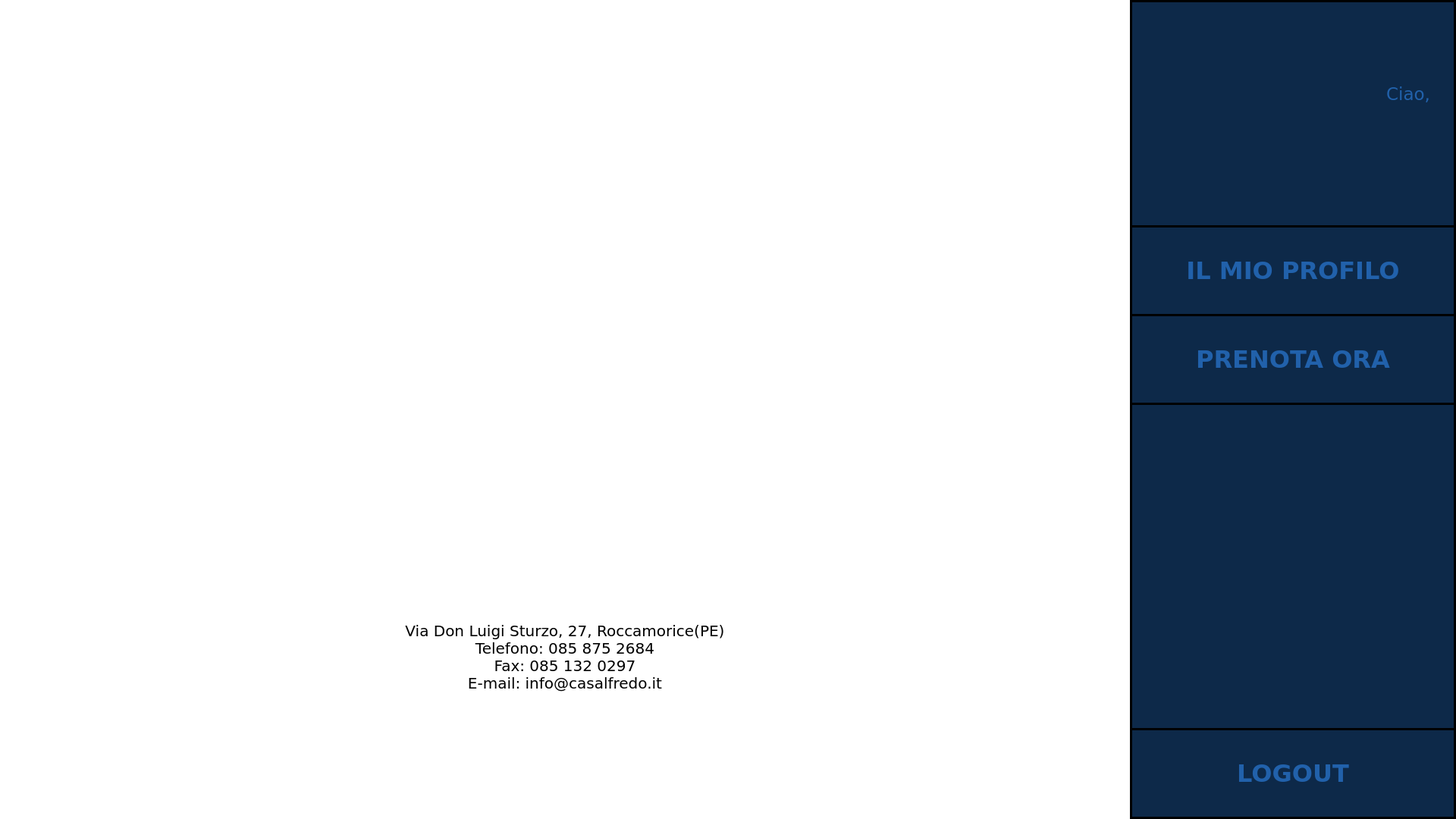
<?xml version="1.0" encoding="UTF-8"?>
<ui version="4.0">
 <class>homePazienteAperto</class>
 <widget class="QWidget" name="homePazienteAperto">
  <property name="geometry">
   <rect>
    <x>0</x>
    <y>0</y>
    <width>1920</width>
    <height>1080</height>
   </rect>
  </property>
  <property name="minimumSize">
   <size>
    <width>1920</width>
    <height>1080</height>
   </size>
  </property>
  <property name="maximumSize">
   <size>
    <width>1920</width>
    <height>1080</height>
   </size>
  </property>
  <property name="palette">
   <palette>
    <active>
     <colorrole role="Button">
      <brush brushstyle="SolidPattern">
       <color alpha="255">
        <red>255</red>
        <green>255</green>
        <blue>255</blue>
       </color>
      </brush>
     </colorrole>
     <colorrole role="Base">
      <brush brushstyle="SolidPattern">
       <color alpha="255">
        <red>255</red>
        <green>255</green>
        <blue>255</blue>
       </color>
      </brush>
     </colorrole>
     <colorrole role="Window">
      <brush brushstyle="SolidPattern">
       <color alpha="255">
        <red>255</red>
        <green>255</green>
        <blue>255</blue>
       </color>
      </brush>
     </colorrole>
    </active>
    <inactive>
     <colorrole role="Button">
      <brush brushstyle="SolidPattern">
       <color alpha="255">
        <red>255</red>
        <green>255</green>
        <blue>255</blue>
       </color>
      </brush>
     </colorrole>
     <colorrole role="Base">
      <brush brushstyle="SolidPattern">
       <color alpha="255">
        <red>255</red>
        <green>255</green>
        <blue>255</blue>
       </color>
      </brush>
     </colorrole>
     <colorrole role="Window">
      <brush brushstyle="SolidPattern">
       <color alpha="255">
        <red>255</red>
        <green>255</green>
        <blue>255</blue>
       </color>
      </brush>
     </colorrole>
    </inactive>
    <disabled>
     <colorrole role="Button">
      <brush brushstyle="SolidPattern">
       <color alpha="255">
        <red>255</red>
        <green>255</green>
        <blue>255</blue>
       </color>
      </brush>
     </colorrole>
     <colorrole role="Base">
      <brush brushstyle="SolidPattern">
       <color alpha="255">
        <red>255</red>
        <green>255</green>
        <blue>255</blue>
       </color>
      </brush>
     </colorrole>
     <colorrole role="Window">
      <brush brushstyle="SolidPattern">
       <color alpha="255">
        <red>255</red>
        <green>255</green>
        <blue>255</blue>
       </color>
      </brush>
     </colorrole>
    </disabled>
   </palette>
  </property>
  <property name="windowTitle">
   <string>Clinica Casa Alfredo</string>
  </property>
  <property name="windowIcon">
   <iconset>
    <normaloff>Immagini/logo_casa_alfredo.png</normaloff>Immagini/logo_casa_alfredo.png</iconset>
  </property>
  <property name="styleSheet">
   <string notr="true"/>
  </property>
  <widget class="QLabel" name="logo">
   <property name="geometry">
    <rect>
     <x>470</x>
     <y>62</y>
     <width>550</width>
     <height>620</height>
    </rect>
   </property>
   <property name="text">
    <string/>
   </property>
   <property name="pixmap">
    <pixmap>Immagini/logo_casa_alfredo.png</pixmap>
   </property>
   <property name="scaledContents">
    <bool>true</bool>
   </property>
  </widget>
  <widget class="QLabel" name="titolo">
   <property name="geometry">
    <rect>
     <x>195</x>
     <y>620</y>
     <width>1100</width>
     <height>140</height>
    </rect>
   </property>
   <property name="text">
    <string/>
   </property>
   <property name="pixmap">
    <pixmap>Immagini/titolo_casa_alfredo.png</pixmap>
   </property>
   <property name="scaledContents">
    <bool>true</bool>
   </property>
  </widget>
  <widget class="QLabel" name="scritta">
   <property name="geometry">
    <rect>
     <x>480</x>
     <y>820</y>
     <width>530</width>
     <height>130</height>
    </rect>
   </property>
   <property name="font">
    <font>
     <family>Verdana</family>
     <pointsize>15</pointsize>
    </font>
   </property>
   <property name="text">
    <string>Via Don Luigi Sturzo, 27, Roccamorice(PE)
Telefono: 085 875 2684
Fax: 085 132 0297
E-mail: info@casalfredo.it</string>
   </property>
   <property name="alignment">
    <set>Qt::AlignHCenter|Qt::AlignTop</set>
   </property>
  </widget>
  <widget class="QLabel" name="menu_tendina">
   <property name="geometry">
    <rect>
     <x>1490</x>
     <y>0</y>
     <width>430</width>
     <height>1080</height>
    </rect>
   </property>
   <property name="styleSheet">
    <string notr="true">background-color: rgb(13, 41, 73);
border: 3px solid</string>
   </property>
   <property name="text">
    <string/>
   </property>
  </widget>
  <widget class="QPushButton" name="tendina_button">
   <property name="geometry">
    <rect>
     <x>1510</x>
     <y>20</y>
     <width>70</width>
     <height>70</height>
    </rect>
   </property>
   <property name="cursor">
    <cursorShape>PointingHandCursor</cursorShape>
   </property>
   <property name="styleSheet">
    <string notr="true">QPushButton#tendina_button:pressed {
background-color: rgb(0, 0, 0, 0);
}</string>
   </property>
   <property name="text">
    <string/>
   </property>
   <property name="icon">
    <iconset>
     <normaloff>Immagini/tendina_aperta.png</normaloff>Immagini/tendina_aperta.png</iconset>
   </property>
   <property name="iconSize">
    <size>
     <width>70</width>
     <height>70</height>
    </size>
   </property>
   <property name="flat">
    <bool>true</bool>
   </property>
  </widget>
  <widget class="QPushButton" name="profilo_button">
   <property name="geometry">
    <rect>
     <x>1490</x>
     <y>297</y>
     <width>430</width>
     <height>120</height>
    </rect>
   </property>
   <property name="font">
    <font>
     <family>Verdana</family>
     <pointsize>24</pointsize>
     <weight>75</weight>
     <bold>true</bold>
    </font>
   </property>
   <property name="styleSheet">
    <string notr="true">QPushButton#profilo_button {
background-color: rgb(0, 0, 0, 0);
color: rgb(33, 97, 171);
border: 3px solid;
}

QPushButton#profilo_button:pressed {
background-color: rgb(33, 97, 171);
color: rgb(13, 41, 73);
}</string>
   </property>
   <property name="text">
    <string>IL MIO PROFILO</string>
   </property>
  </widget>
  <widget class="QPushButton" name="prenota_button">
   <property name="geometry">
    <rect>
     <x>1490</x>
     <y>414</y>
     <width>430</width>
     <height>120</height>
    </rect>
   </property>
   <property name="font">
    <font>
     <family>Verdana</family>
     <pointsize>24</pointsize>
     <weight>75</weight>
     <bold>true</bold>
    </font>
   </property>
   <property name="styleSheet">
    <string notr="true">QPushButton#prenota_button {
background-color: rgb(0, 0, 0, 0);
color: rgb(33, 97, 171);
border: 3px solid;
}

QPushButton#prenota_button:pressed {
background-color: rgb(33, 97, 171);
color: rgb(13, 41, 73);
}</string>
   </property>
   <property name="text">
    <string>PRENOTA ORA</string>
   </property>
  </widget>
  <widget class="QPushButton" name="logout_button">
   <property name="geometry">
    <rect>
     <x>1490</x>
     <y>960</y>
     <width>430</width>
     <height>120</height>
    </rect>
   </property>
   <property name="font">
    <font>
     <family>Verdana</family>
     <pointsize>24</pointsize>
     <weight>75</weight>
     <bold>true</bold>
    </font>
   </property>
   <property name="styleSheet">
    <string notr="true">QPushButton#logout_button {
background-color: rgb(13, 41, 73);
color: rgb(33, 97, 171);
border: 3px solid;
}

QPushButton#logout_button:pressed {
background-color: rgb(33, 97, 171);
color: rgb(13, 41, 73);
}</string>
   </property>
   <property name="text">
    <string>LOGOUT</string>
   </property>
   <property name="icon">
    <iconset>
     <normaloff>Immagini/logout.png</normaloff>Immagini/logout.png</iconset>
   </property>
   <property name="iconSize">
    <size>
     <width>50</width>
     <height>50</height>
    </size>
   </property>
  </widget>
  <widget class="QLabel" name="ciao">
   <property name="geometry">
    <rect>
     <x>1585</x>
     <y>110</y>
     <width>301</width>
     <height>111</height>
    </rect>
   </property>
   <property name="font">
    <font>
     <family>Verdana</family>
     <pointsize>17</pointsize>
    </font>
   </property>
   <property name="layoutDirection">
    <enum>Qt::LeftToRight</enum>
   </property>
   <property name="styleSheet">
    <string notr="true">color: rgb(33, 97, 171);</string>
   </property>
   <property name="text">
    <string>Ciao,</string>
   </property>
   <property name="alignment">
    <set>Qt::AlignRight|Qt::AlignTop|Qt::AlignTrailing</set>
   </property>
  </widget>
 </widget>
 <resources/>
 <connections/>
</ui>
